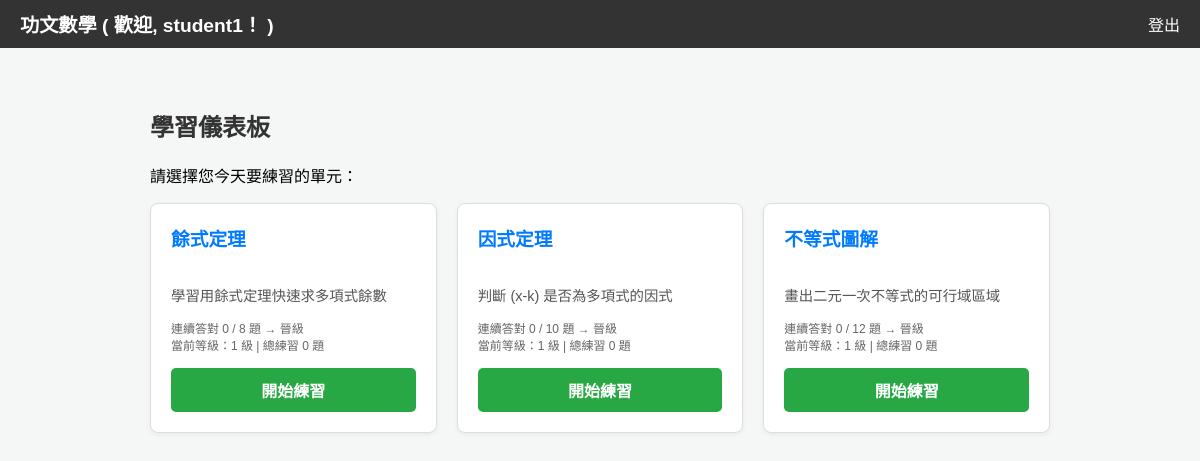
The app's page /dashboard (signed in) with its own data.
### tables this page shows
CREATE TABLE users (
            id INTEGER PRIMARY KEY AUTOINCREMENT,
            username TEXT UNIQUE NOT NULL,
            password TEXT NOT NULL,
            streak INTEGER DEFAULT 0
        );

CREATE TABLE skills_info (
            skill_id TEXT PRIMARY KEY,
            skill_en_name TEXT NOT NULL,
            skill_ch_name TEXT NOT NULL,
            description TEXT NOT NULL,
            gemini_prompt TEXT NOT NULL,
            consecutive_correct_required INTEGER DEFAULT 10,
            is_active BOOLEAN DEFAULT TRUE,
            order_index INTEGER DEFAULT 0
        );

### app.py (the view)
@app.route('/dashboard')
@login_required
def dashboard():
    skills = get_all_active_skills()
    conn = sqlite3.connect('users.db')
    c = conn.cursor()
    c.execute('''
        SELECT skill_id, consecutive_correct, questions_solved, current_level
        FROM progress
        WHERE user_id = ?
    ''', (current_user.id,))
    progress_rows = c.fetchall()
    conn.close()
    progress_dict = {row[0]: row for row in progress_rows}
    dashboard_data = []
    for skill in skills:
        prog = progress_dict.get(skill['skill_id'], (skill['skill_id'], 0, 0, 1))
        dashboard_data.append({
            'skill': skill,
            'consecutive_correct': prog[1],
            'questions_solved': prog[2],
            'current_level': prog[3]
        })
    return render_template('dashboard.html',
                         dashboard_data=dashboard_data,
                         username=current_user.username)

### app.py (called while the page is built)
@login_manager.user_loader
def load_user(user_id):
    conn = sqlite3.connect('users.db')
    c = conn.cursor()
    c.execute("SELECT id, username FROM users WHERE id = ?", (user_id,))
    row = c.fetchone()
    conn.close()
    if row:
        return User(row[0], row[1])
    return None

### core/utils.py (called while the page is built)
def get_all_active_skills():
    conn = sqlite3.connect('users.db')
    c = conn.cursor()
    c.execute('''
        SELECT skill_id, skill_en_name, skill_ch_name, description,
               consecutive_correct_required, order_index
        FROM skills_info
        WHERE is_active = TRUE
        ORDER BY order_index
    ''')
    rows = c.fetchall()
    conn.close()
    return [{
        'skill_id': r[0],
        'skill_en_name': r[1],
        'skill_ch_name': r[2],
        'description': r[3],
        'consecutive_correct_required': r[4],
        'order_index': r[5]
    } for r in rows]

### templates/dashboard.html (shortened to what this page needs)
<!DOCTYPE html>
<html lang="zh-Hant">
<head>
</head>
<body>
    <div class="navbar">
        <a href="{{ url_for('dashboard') }}" class="logo">
            功文數學 ( 歡迎, <strong>{{ username }}</strong>！ )
        </a>
        <a href="{{ url_for('logout') }}">登出</a>
    </div>
    <div class="container">
        <h2>學習儀表板</h2>
        <p>請選擇您今天要練習的單元：</p>
        <div class="skill-grid">
            {% for data in dashboard_data %}
            <div class="skill-card">
                <h3>{{ data.skill.skill_ch_name }}</h3>
                <p>{{ data.skill.description }}</p>
                <div class="progress-info">
                    <small>連續答對 {{ data.consecutive_correct }} / {{ data.skill.consecutive_correct_required }} 題 → 晉級</small>
                    <br>
                    <small>當前等級：{{ data.current_level }} 級 | 總練習 {{ data.questions_solved }} 題</small>
                </div>
                <a href="{{ url_for('practice', skill_id=data.skill.skill_id) }}" class="btn-practice">
                    開始練習
                </a>
            </div>
            {% endfor %}
        </div>
    </div>
</body>
</html>

### templates/dashboard.html (style rules this page uses)
body { font-family: Arial, sans-serif; background-color: #f4f7f6; margin: 0; }
.navbar { background-color: #333; color: white; padding: 10px 20px; display: flex; justify-content: space-between; align-items: center; }
.navbar a { color: white; text-decoration: none; }
.navbar .logo { font-weight: bold; font-size: 1.2em; }
.container { max-width: 900px; margin: 20px auto; padding: 20px; }
h2 { color: #333; }
.skill-grid { display: grid; grid-template-columns: repeat(auto-fill, minmax(250px, 1fr)); gap: 20px; }
.skill-card { background: #fff; border: 1px solid #ddd; border-radius: 8px; box-shadow: 0 2px 5px rgba(0,0,0,0.05); padding: 20px; display: flex; flex-direction: column; }
.skill-card h3 { margin-top: 0; color: #007bff; }
.skill-card p { font-size: 0.9em; color: #555; flex-grow: 1; }
.progress-info { font-size: 0.9em; color: #666; margin-bottom: 15px; }
.btn-practice { display: block; text-align: center; background-color: #28a745; color: white; padding: 10px; border-radius: 5px; text-decoration: none; font-weight: bold; transition: background-color 0.2s; }

### records on screen
users: username "student1", skill.skill_ch_name "餘式定理", skill.description "學習用餘式定理快速求多項式餘數", consecutive_correct "0", skill.consecutive_correct_required "8", current_level "1", questions_solved "0", skill.skill_ch_name "因式定理", skill.description "判斷 (x-k) 是否為多項式的因式", skill.consecutive_correct_required "10", skill.skill_ch_name "不等式圖解", skill.description "畫出二元一次不等式的可行域區域", skill.consecutive_correct_required "12"
